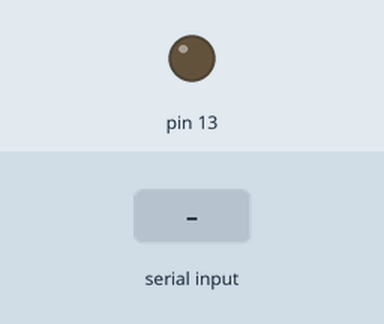
Simulated run of this sketch. Board: Arduino Uno, built with avr-gcc and run on an emulated ATmega328P. Shown: output pins drawn as LEDs (lit = HIGH). Inputs (shaded band) come from the test bench.

Above: at 1.2 s.
1.3 s: "a" received over Serial
At 2.6 s:
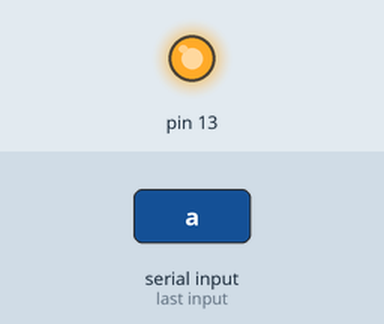
4.3 s: byte 107 ('k') received over Serial
At 7.2 s:
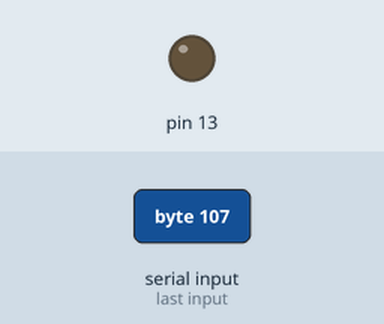
7.3 s: "b" received over Serial
At 8.8 s:
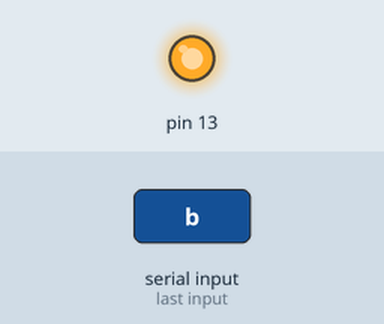
10.3 s: "c" received over Serial
Timing chart, 0 to 14.3 s (numbered marks = the images above; inputs shaded):
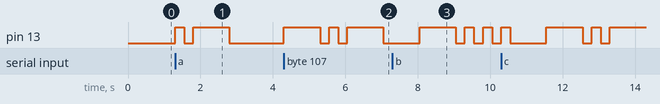

Measured:
- after the input at 1.3 s, pin 13: LOW → HIGH at once, → LOW 0.25 s later, → HIGH 0.25 s later, → LOW 1.0 s later
- after the input at 4.3 s, pin 13: goes HIGH 1.0 s, LOW 0.25 s, HIGH 0.25 s, LOW 0.25 s, HIGH 1.0 s, then LOW, starting at once
- after the input at 7.3 s, pin 13: LOW → HIGH after 0.75 s, then repeats every 0.50 s: LOW 0.25 s, HIGH 0.25 s

The sketch:

morse.ino
```cpp
#ifndef Morse_h
#define Morse_h
#include "Morse.h"
#include "Arduino.h"
Morse morse(13);
int in = 0;
void setup() {
    Serial.begin(9600);     // opens serial port, sets data rate to 9600 bps
}

void loop(){
  if (Serial.available() > 0) {
    char a[6];

    int i=0;

in = Serial.read();
switch(in)
{
  case 'a':*a='*-';morse.dot();morse.dash();break;
  case 'b':*a='-***';morse.dash();morse.dot();morse.dot();morse.dot();break;
  case 'c':*a='-*-*'; morse.dash();morse.dot(); morse.dash();morse.dot();break;
  case 'd':*a='-**'; morse.dash();morse.dot();morse.dot();break;
  case 'e':*a='*';morse.dot();break;
  case 'f':*a='**-*';morse.dot();morse.dot();morse.dash(); morse.dot();break;
  case 'g':*a='--*';morse.dash();morse.dash();  morse.dot();break;
  case 'h':*a='****';morse.dot();morse.dot();morse.dot();morse.dot();break;
  case 'i':*a='**';morse.dot();morse.dot();break;
  case 'j':*a='*---';morse.dot();morse.dash();morse.dash();morse.dash();break;
  case 'k':*a='-*-';morse.dash(); morse.dot();morse.dash(); break;
  case 'l':*a='*-**';morse.dot(); morse.dash();morse.dot();morse.dot();break;
  case 'm':*a='--';morse.dash();morse.dash();break;
  case 'n':*a='-*'; morse.dash();morse.dot();break;
  case 'o':*a='---';morse.dash();morse.dash();morse.dash();break;
  case 'p':*a='*--*';morse.dot(); morse.dash();morse.dash(); morse.dot();break;
  case 'q':*a='--*-'; morse.dash();morse.dash(); morse.dot();morse.dash(); break;
  case 'r':*a='*-*';morse.dot();morse.dash(); morse.dot();break;
  case 's':*a='***';morse.dot();morse.dot();morse.dot();break;
  case 't':*a='-';morse.dash();break;
  case 'u':*a='**-';morse.dot();morse.dot();morse.dash();break;
  case 'v':*a='***-';morse.dot();morse.dot();morse.dot();morse.dash();break;
  case 'w':*a='*--';morse.dot();morse.dash();morse.dash();break;
  case 'x':*a='-**-'; morse.dash();morse.dot();morse.dot();morse.dash();break;
  case 'y':*a='-*--'; morse.dash();morse.dot();morse.dash();morse.dash();break;
  case 'z':*a='--**'; morse.dash();morse.dash(); morse.dot();morse.dot();break;

} ;morse.c_space();
    if (in==' ')
    {
  morse.w_space();
    }

  }
}

#endif
```

Morse.h
```cpp
#ifndef _MORSE_H
#define _MORSE_H
class Morse
{
  public:
    Morse(int pin);
    void dot();
    void dash();
    void c_space();
    void w_space();
  private:
    int _pin;
    int _dottime;
};
#endif /*_MORSE_H*/
```
